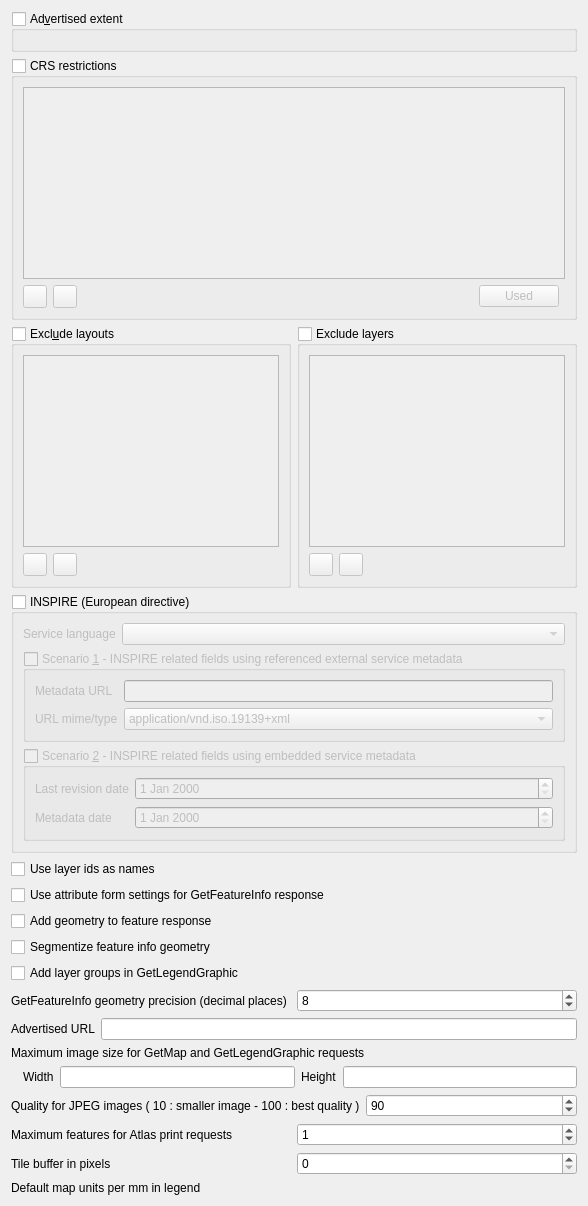
                   <widget class="QWidget" name="wms">
                    <attribute name="title">
                     <string>WMS</string>
                    </attribute>
                    <attribute name="toolTip">
                     <string>WMS capabilities</string>
                    </attribute>
                    <layout class="QGridLayout" name="gridLayout_25">
                     <item row="14" column="0" colspan="2">
                      <layout class="QHBoxLayout" name="horizontalLayout_17">
                       <item>
                        <widget class="QLabel" name="mWMSMaxAtlasFeaturesLabel">
                         <property name="text">
                          <string>Maximum features for Atlas print requests</string>
                         </property>
                        </widget>
                       </item>
                       <item>
                        <widget class="QgsSpinBox" name="mWMSMaxAtlasFeaturesSpinBox">
                         <property name="maximum">
                          <number>9999999</number>
                         </property>
                         <property name="value">
                          <number>1</number>
                         </property>
                        </widget>
                       </item>
                      </layout>
                     </item>
                     <item row="1" column="0" colspan="2">
                      <widget class="QgsCollapsibleGroupBox" name="grpWMSList">
                       <property name="title">
                        <string>CRS restrictions</string>
                       </property>
                       <property name="checkable">
                        <bool>true</bool>
                       </property>
                       <property name="checked">
                        <bool>false</bool>
                       </property>
                       <property name="collapsed" stdset="0">
                        <bool>false</bool>
                       </property>
                       <property name="saveCollapsedState" stdset="0">
                        <bool>true</bool>
                       </property>
                       <layout class="QGridLayout" name="gridLayout_5">
                        <item row="0" column="0" colspan="5">
                         <widget class="QListWidget" name="mWMSList"/>
                        </item>
                        <item row="1" column="1">
                         <widget class="QToolButton" name="pbnWMSRemoveSRS">
                          <property name="toolTip">
                           <string>Remove selected CRS</string>
                          </property>
                          <property name="icon">
                           <iconset resource="../../images/images.qrc">
                            <normaloff>:/images/themes/default/symbologyRemove.svg</normaloff>:/images/themes/default/symbologyRemove.svg</iconset>
                          </property>
                         </widget>
                        </item>
                        <item row="1" column="3">
                         <widget class="QPushButton" name="pbnWMSSetUsedSRS">
                          <property name="toolTip">
                           <string>Fetch all CRS's from layers</string>
                          </property>
                          <property name="text">
                           <string>Used</string>
                          </property>
                         </widget>
                        </item>
                        <item row="1" column="0">
                         <widget class="QToolButton" name="pbnWMSAddSRS">
                          <property name="toolTip">
                           <string>Add new CRS</string>
                          </property>
                          <property name="icon">
                           <iconset resource="../../images/images.qrc">
                            <normaloff>:/images/themes/default/symbologyAdd.svg</normaloff>:/images/themes/default/symbologyAdd.svg</iconset>
                          </property>
                         </widget>
                        </item>
                        <item row="1" column="2">
                         <spacer name="horizontalSpacer">
                          <property name="orientation">
                           <enum>Qt::Horizontal</enum>
                          </property>
                          <property name="sizeHint" stdset="0">
                           <size>
                            <width>40</width>
                            <height>20</height>
                           </size>
                          </property>
                         </spacer>
                        </item>
                       </layout>
                      </widget>
                     </item>
                     <item row="15" column="0" colspan="2">
                      <layout class="QHBoxLayout" name="horizontalLayout_18">
                       <item>
                        <widget class="QLabel" name="label_33">
                         <property name="toolTip">
                          <string>When using tiles set this to the size of the larger symbols to avoid cut symbols at tile boundaries. This works by drawing features that are outside the tile extent.</string>
                         </property>
                         <property name="text">
                          <string>Tile buffer in pixels</string>
                         </property>
                        </widget>
                       </item>
                       <item>
                        <widget class="QgsSpinBox" name="mWMSTileBufferSpinBox">
                         <property name="maximum">
                          <number>1024</number>
                         </property>
                        </widget>
                       </item>
                      </layout>
                     </item>
                     <item row="5" column="0" colspan="2">
                      <widget class="QCheckBox" name="mUseAttributeFormSettingsCheckBox">
                       <property name="text">
                        <string>Use attribute form settings for GetFeatureInfo response</string>
                       </property>
                      </widget>
                     </item>
                     <item row="2" column="0">
                      <widget class="QgsCollapsibleGroupBox" name="mWMSPrintLayoutGroupBox">
                       <property name="title">
                        <string>Excl&amp;ude layouts</string>
                       </property>
                       <property name="checkable">
                        <bool>true</bool>
                       </property>
                       <property name="checked">
                        <bool>false</bool>
                       </property>
                       <property name="collapsed" stdset="0">
                        <bool>false</bool>
                       </property>
                       <property name="saveCollapsedState" stdset="0">
                        <bool>true</bool>
                       </property>
                       <layout class="QGridLayout" name="gridLayout_10">
                        <item row="0" column="0" colspan="3">
                         <widget class="QListWidget" name="mPrintLayoutListWidget"/>
                        </item>
                        <item row="1" column="0">
                         <widget class="QToolButton" name="mAddWMSPrintLayoutButton">
                          <property name="toolTip">
                           <string>Add layout to exclude</string>
                          </property>
                          <property name="text">
                           <string/>
                          </property>
                          <property name="icon">
                           <iconset resource="../../images/images.qrc">
                            <normaloff>:/images/themes/default/symbologyAdd.svg</normaloff>:/images/themes/default/symbologyAdd.svg</iconset>
                          </property>
                         </widget>
                        </item>
                        <item row="1" column="1">
                         <widget class="QToolButton" name="mRemoveWMSPrintLayoutButton">
                          <property name="toolTip">
                           <string>Remove selected layout</string>
                          </property>
                          <property name="text">
                           <string/>
                          </property>
                          <property name="icon">
                           <iconset resource="../../images/images.qrc">
                            <normaloff>:/images/themes/default/symbologyRemove.svg</normaloff>:/images/themes/default/symbologyRemove.svg</iconset>
                          </property>
                         </widget>
                        </item>
                        <item row="1" column="2">
                         <spacer name="horizontalSpacer_2">
                          <property name="orientation">
                           <enum>Qt::Horizontal</enum>
                          </property>
                          <property name="sizeHint" stdset="0">
                           <size>
                            <width>0</width>
                            <height>20</height>
                           </size>
                          </property>
                         </spacer>
                        </item>
                       </layout>
                      </widget>
                     </item>
                     <item row="4" column="0" colspan="2">
                      <widget class="QCheckBox" name="mWmsUseLayerIDs">
                       <property name="text">
                        <string>Use layer ids as names</string>
                       </property>
                      </widget>
                     </item>
                     <item row="11" column="0" colspan="2">
                      <layout class="QGridLayout" name="gridLayout_9">
                       <item row="1" column="1">
                        <widget class="QLabel" name="mMaxWidthLabel_2">
                         <property name="text">
                          <string>Width</string>
                         </property>
                        </widget>
                       </item>
                       <item row="1" column="0">
                        <spacer name="horizontalSpacer_6">
                         <property name="orientation">
                          <enum>Qt::Horizontal</enum>
                         </property>
                         <property name="sizeType">
                          <enum>QSizePolicy::Fixed</enum>
                         </property>
                         <property name="sizeHint" stdset="0">
                          <size>
                           <width>6</width>
                           <height>20</height>
                          </size>
                         </property>
                        </spacer>
                       </item>
                       <item row="1" column="4">
                        <widget class="QLineEdit" name="mMaxHeightLineEdit"/>
                       </item>
                       <item row="1" column="2">
                        <widget class="QLineEdit" name="mMaxWidthLineEdit"/>
                       </item>
                       <item row="1" column="3">
                        <widget class="QLabel" name="mMaxHeightLabel">
                         <property name="text">
                          <string>Height</string>
                         </property>
                        </widget>
                       </item>
                       <item row="0" column="0" colspan="5">
                        <widget class="QLabel" name="label_21">
                         <property name="text">
                          <string>Maximum image size for GetMap and GetLegendGraphic requests</string>
                         </property>
                        </widget>
                       </item>
                      </layout>
                     </item>
                     <item row="16" column="0" colspan="2">
                      <layout class="QHBoxLayout" name="mWMSDefaultMapUnitsPerMmLayout">
                       <property name="sizeConstraint">
                        <enum>QLayout::SetFixedSize</enum>
                       </property>
                       <item>
                        <widget class="QLabel" name="mWMSDefaultMapUnitsPerMmLabel">
                         <property name="text">
                          <string>Default map units per mm in legend</string>
                         </property>
                        </widget>
                       </item>
                      </layout>
                     </item>
                     <item row="10" column="0" colspan="2">
                      <layout class="QHBoxLayout" name="horizontalLayout_2">
                       <item>
                        <widget class="QLabel" name="mWMSUrlLabel">
                         <property name="text">
                          <string>Advertised URL</string>
                         </property>
                        </widget>
                       </item>
                       <item>
                        <widget class="QLineEdit" name="mWMSUrlLineEdit"/>
                       </item>
                      </layout>
                     </item>
                     <item row="13" column="0" colspan="2">
                      <layout class="QHBoxLayout" name="horizontalLayout_10">
                       <item>
                        <widget class="QLabel" name="mWMSImageQualityLabel">
                         <property name="text">
                          <string>Quality for JPEG images ( 10 : smaller image - 100 : best quality )</string>
                         </property>
                        </widget>
                       </item>
                       <item>
                        <widget class="QgsSpinBox" name="mWMSImageQualitySpinBox">
                         <property name="minimum">
                          <number>10</number>
                         </property>
                         <property name="maximum">
                          <number>100</number>
                         </property>
                         <property name="singleStep">
                          <number>5</number>
                         </property>
                         <property name="value">
                          <number>90</number>
                         </property>
                        </widget>
                       </item>
                      </layout>
                     </item>
                     <item row="9" column="0" colspan="2">
                      <layout class="QHBoxLayout" name="grpWMSPrecision">
                       <item>
                        <widget class="QLabel" name="label_5">
                         <property name="text">
                          <string>GetFeatureInfo geometry precision (decimal places)</string>
                         </property>
                        </widget>
                       </item>
                       <item>
                        <widget class="QgsSpinBox" name="mWMSPrecisionSpinBox">
                         <property name="minimum">
                          <number>1</number>
                         </property>
                         <property name="maximum">
                          <number>17</number>
                         </property>
                         <property name="value">
                          <number>8</number>
                         </property>
                        </widget>
                       </item>
                      </layout>
                     </item>
                     <item row="3" column="0" colspan="2">
                      <widget class="QgsCollapsibleGroupBox" name="mWMSInspire">
                       <property name="title">
                        <string>INSPIRE (European directive)</string>
                       </property>
                       <property name="checkable">
                        <bool>true</bool>
                       </property>
                       <property name="checked">
                        <bool>false</bool>
                       </property>
                       <layout class="QGridLayout" name="gridLayout_14">
                        <item row="0" column="1">
                         <widget class="QComboBox" name="mWMSInspireLanguage">
                          <property name="sizePolicy">
                           <sizepolicy hsizetype="Expanding" vsizetype="Fixed">
                            <horstretch>0</horstretch>
                            <verstretch>0</verstretch>
                           </sizepolicy>
                          </property>
                         </widget>
                        </item>
                        <item row="0" column="0">
                         <widget class="QLabel" name="label_7">
                          <property name="text">
                           <string>Service language</string>
                          </property>
                         </widget>
                        </item>
                        <item row="4" column="0" colspan="2">
                         <widget class="QGroupBox" name="mWMSInspireScenario2">
                          <property name="title">
                           <string>Scenario &amp;2 - INSPIRE related fields using embedded service metadata</string>
                          </property>
                          <property name="checkable">
                           <bool>true</bool>
                          </property>
                          <property name="checked">
                           <bool>false</bool>
                          </property>
                          <layout class="QGridLayout" name="gridLayout_17">
                           <item row="0" column="1">
                            <widget class="QDateEdit" name="mWMSInspireTemporalReference">
                             <property name="sizePolicy">
                              <sizepolicy hsizetype="Expanding" vsizetype="Fixed">
                               <horstretch>0</horstretch>
                               <verstretch>0</verstretch>
                              </sizepolicy>
                             </property>
                            </widget>
                           </item>
                           <item row="1" column="0">
                            <widget class="QLabel" name="label_23">
                             <property name="text">
                              <string>Metadata date</string>
                             </property>
                            </widget>
                           </item>
                           <item row="1" column="1">
                            <widget class="QDateEdit" name="mWMSInspireMetadataDate">
                             <property name="sizePolicy">
                              <sizepolicy hsizetype="Expanding" vsizetype="Fixed">
                               <horstretch>0</horstretch>
                               <verstretch>0</verstretch>
                              </sizepolicy>
                             </property>
                            </widget>
                           </item>
                           <item row="0" column="0">
                            <widget class="QLabel" name="label_22">
                             <property name="text">
                              <string>Last revision date</string>
                             </property>
                            </widget>
                           </item>
                          </layout>
                         </widget>
                        </item>
                        <item row="3" column="0" colspan="2">
                         <widget class="QGroupBox" name="mWMSInspireScenario1">
                          <property name="title">
                           <string>Scenario &amp;1 - INSPIRE related fields using referenced external service metadata</string>
                          </property>
                          <property name="checkable">
                           <bool>true</bool>
                          </property>
                          <property name="checked">
                           <bool>false</bool>
                          </property>
                          <layout class="QGridLayout" name="gridLayout_15">
                           <item row="0" column="1">
                            <widget class="QLineEdit" name="mWMSInspireMetadataUrl"/>
                           </item>
                           <item row="0" column="0">
                            <widget class="QLabel" name="label_8">
                             <property name="text">
                              <string>Metadata URL</string>
                             </property>
                            </widget>
                           </item>
                           <item row="1" column="1">
                            <widget class="QComboBox" name="mWMSInspireMetadataUrlType">
                             <item>
                              <property name="text">
                               <string>application/vnd.iso.19139+xml</string>
                              </property>
                             </item>
                             <item>
                              <property name="text">
                               <string>application/vnd.ogc.csw.GetRecordByIdResponse_xml</string>
                              </property>
                             </item>
                             <item>
                              <property name="text">
                               <string>application/vnd.ogc.csw_xml</string>
                              </property>
                             </item>
                            </widget>
                           </item>
                           <item row="1" column="0">
                            <widget class="QLabel" name="label_24">
                             <property name="text">
                              <string>URL mime/type</string>
                             </property>
                            </widget>
                           </item>
                          </layout>
                         </widget>
                        </item>
                       </layout>
                      </widget>
                     </item>
                     <item row="6" column="0" colspan="2">
                      <widget class="QCheckBox" name="mAddWktGeometryCheckBox">
                       <property name="text">
                        <string>Add geometry to feature response</string>
                       </property>
                      </widget>
                     </item>
                     <item row="2" column="1">
                      <widget class="QgsCollapsibleGroupBox" name="mLayerRestrictionsGroupBox">
                       <property name="title">
                        <string>Exclude layers</string>
                       </property>
                       <property name="checkable">
                        <bool>true</bool>
                       </property>
                       <property name="checked">
                        <bool>false</bool>
                       </property>
                       <property name="collapsed" stdset="0">
                        <bool>false</bool>
                       </property>
                       <property name="saveCollapsedState" stdset="0">
                        <bool>true</bool>
                       </property>
                       <layout class="QGridLayout" name="gridLayout">
                        <item row="0" column="0" colspan="3">
                         <widget class="QListWidget" name="mLayerRestrictionsListWidget"/>
                        </item>
                        <item row="1" column="0">
                         <widget class="QToolButton" name="mAddLayerRestrictionButton">
                          <property name="toolTip">
                           <string>Add layer to exclude</string>
                          </property>
                          <property name="text">
                           <string/>
                          </property>
                          <property name="icon">
                           <iconset resource="../../images/images.qrc">
                            <normaloff>:/images/themes/default/symbologyAdd.svg</normaloff>:/images/themes/default/symbologyAdd.svg</iconset>
                          </property>
                         </widget>
                        </item>
                        <item row="1" column="1">
                         <widget class="QToolButton" name="mRemoveLayerRestrictionButton">
                          <property name="toolTip">
                           <string>Remove selected layer</string>
                          </property>
                          <property name="text">
                           <string/>
                          </property>
                          <property name="icon">
                           <iconset resource="../../images/images.qrc">
                            <normaloff>:/images/themes/default/symbologyRemove.svg</normaloff>:/images/themes/default/symbologyRemove.svg</iconset>
                          </property>
                         </widget>
                        </item>
                        <item row="1" column="2">
                         <spacer name="horizontalSpacer_3">
                          <property name="orientation">
                           <enum>Qt::Horizontal</enum>
                          </property>
                          <property name="sizeHint" stdset="0">
                           <size>
                            <width>0</width>
                            <height>20</height>
                           </size>
                          </property>
                         </spacer>
                        </item>
                       </layout>
                      </widget>
                     </item>
                     <item row="0" column="0" colspan="2">
                      <widget class="QgsCollapsibleGroupBox" name="grpWMSExt">
                       <property name="title">
                        <string>Ad&amp;vertised extent</string>
                       </property>
                       <property name="checkable">
                        <bool>true</bool>
                       </property>
                       <property name="checked">
                        <bool>false</bool>
                       </property>
                       <property name="collapsed" stdset="0">
                        <bool>false</bool>
                       </property>
                       <property name="saveCollapsedState" stdset="0">
                        <bool>true</bool>
                       </property>
                       <layout class="QVBoxLayout" name="verticalLayout_29">
                        <item>
                         <widget class="QgsExtentWidget" name="mAdvertisedExtentServer" native="true"/>
                        </item>
                       </layout>
                      </widget>
                     </item>
                     <item row="7" column="0" colspan="2">
                      <widget class="QCheckBox" name="mSegmentizeFeatureInfoGeometryCheckBox">
                       <property name="text">
                        <string>Segmentize feature info geometry</string>
                       </property>
                      </widget>
                     </item>
                     <item row="8" column="0">
                      <widget class="QCheckBox" name="mAddLayerGroupsLegendGraphicCheckBox">
                       <property name="text">
                        <string>Add layer groups in GetLegendGraphic</string>
                       </property>
                      </widget>
                     </item>
                    </layout>
                   </widget>
